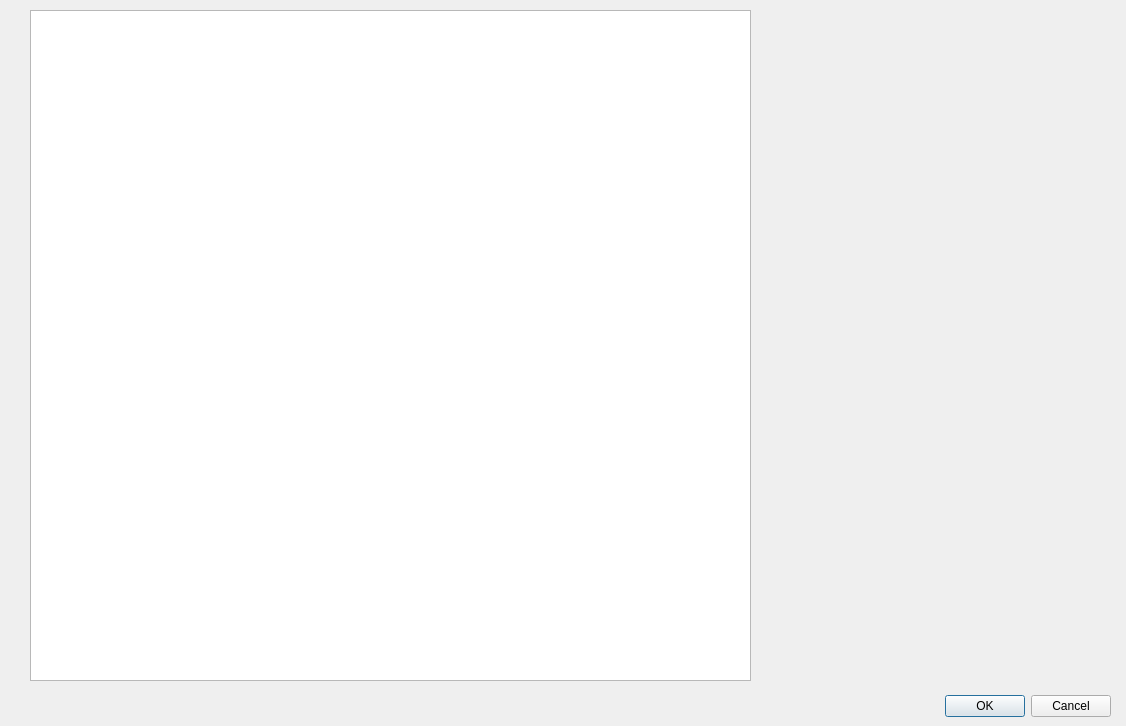
<?xml version="1.0" encoding="UTF-8"?>
<ui version="4.0">
 <class>Dialog</class>
 <widget class="QDialog" name="Dialog">
  <property name="geometry">
   <rect>
    <x>0</x>
    <y>0</y>
    <width>1126</width>
    <height>726</height>
   </rect>
  </property>
  <property name="windowTitle">
   <string>Dialog</string>
  </property>
  <widget class="QDialogButtonBox" name="buttonBox">
   <property name="geometry">
    <rect>
     <x>770</x>
     <y>690</y>
     <width>341</width>
     <height>32</height>
    </rect>
   </property>
   <property name="orientation">
    <enum>Qt::Horizontal</enum>
   </property>
   <property name="standardButtons">
    <set>QDialogButtonBox::Cancel|QDialogButtonBox::Ok</set>
   </property>
  </widget>
  <widget class="QWidget" name="gridLayoutWidget">
   <property name="geometry">
    <rect>
     <x>780</x>
     <y>10</y>
     <width>341</width>
     <height>671</height>
    </rect>
   </property>
   <layout class="QGridLayout" name="gridlay"/>
  </widget>
  <widget class="GraphicsLayoutWidget" name="graphicsLayoutWidget">
   <property name="geometry">
    <rect>
     <x>30</x>
     <y>10</y>
     <width>721</width>
     <height>671</height>
    </rect>
   </property>
  </widget>
 </widget>
 <customwidgets>
  <customwidget>
   <class>GraphicsLayoutWidget</class>
   <extends>QGraphicsView</extends>
   <header>pyqtgraph.h</header>
  </customwidget>
 </customwidgets>
 <resources/>
 <connections>
  <connection>
   <sender>buttonBox</sender>
   <signal>accepted()</signal>
   <receiver>Dialog</receiver>
   <slot>accept()</slot>
   <hints>
    <hint type="sourcelabel">
     <x>248</x>
     <y>254</y>
    </hint>
    <hint type="destinationlabel">
     <x>157</x>
     <y>274</y>
    </hint>
   </hints>
  </connection>
  <connection>
   <sender>buttonBox</sender>
   <signal>rejected()</signal>
   <receiver>Dialog</receiver>
   <slot>reject()</slot>
   <hints>
    <hint type="sourcelabel">
     <x>316</x>
     <y>260</y>
    </hint>
    <hint type="destinationlabel">
     <x>286</x>
     <y>274</y>
    </hint>
   </hints>
  </connection>
 </connections>
</ui>
